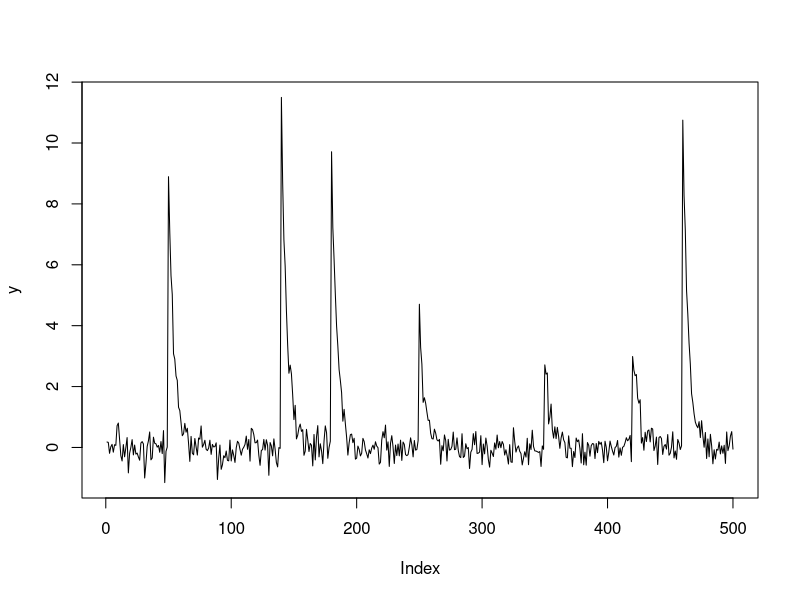

Source code (R): (Note: this script raises an error after producing the figure.)


library(truncnorm)

# data <- read.csv("data.csv", header = FALSE)
# str(data)
# head(data)
# plot(1:nrow(data), data$V1, type = "l")
# plot(1:length(data$V1[22000:28000]), data$V1[22000:28000], type = "l")
# y = data$V1[22000:28000]

## mixture ##
sim_data <- function(n, lambda, time_spike, b, gamma, prob, par)
{
  c = rep(0,n)
  s = rep(0,n)
  A = rep(0,n)
  s[time_spike] = 1
  
  k <- sample(1:length(prob), sum(s), prob, replace = TRUE)
  A[time_spike] <- rnorm(sum(s), par[k], 0.8)
  
  for(i in 2:n)
  {
    c[i] = gamma * c[i-1] + A[i] * s[i]
  }
  return(list("y" = b + c + rnorm(n, 0, 1/sqrt(lambda)), "c" = c, "s" = s, "A" = A, "k" = k))
}

data <- sim_data(n = 1000, lambda = 10, time_spike = c(100, 150, 400, 500, 700, 300, 600,850), 
                 gamma = 0.8, b = 2,
                 prob = c(0.1, 0.7, 0.2), par = c(0.6, 1, 2))

data <- sim_data(n = 500, lambda = 10, time_spike = c(50,140,180,250,350,420,460), 
                 gamma = 0.8, b = 0,
                 prob = c(0.4, 0.6), par = c(4, 10))

y = data$y 
plot(y, type = "l", main = "")

data$k
data$A[data$A>0]


loglik <- function(y, cc, s, A, b, gamma, lambda)
{
  n = length(y)
  sum(dnorm(y, mean = b + gamma * cc + A * s, sd = 1/sqrt(lambda), log = TRUE))
}


#logprior_A <- function(A, hyp_A1, hyp_A2) dgamma(A, hyp_A1, hyp_A2, log = TRUE)
# modificare!!!

logprior_gamma <- function(gamma, hyp_gamma1, hyp_gamma2) dbeta(gamma, hyp_gamma1, hyp_gamma2, log = TRUE)
# logprior_b_lambda <- function(b, lambda, hyp_b1, hyp_b2, hyp_lambda1, hyp_lambda2)
# {
#   dnorm(b, mean = hyp_b1, sd = 1 / sqrt(hyp_b2 * lambda), log = TRUE) + dgamma(lambda, hyp_lambda1, hyp_lambda2, log = TRUE)
# }

logpost <- function(y, cc, s, A, b, gamma, lambda, 
                    # hyp_A1, hyp_A2, 
                    hyp_gamma1, hyp_gamma2
                    # hyp_lambda1, hyp_lambda2, hyp_b1, hyp_b2
                    )
{
  loglik(y = y, cc = cc, s = s, A = A, b = b, gamma = gamma, lambda = lambda) + #logprior_A(A, hyp_A1, hyp_A2) + 
    logprior_gamma(gamma, hyp_gamma1, hyp_gamma2)# + 
   # logprior_b_lambda(b, lambda, hyp_b1, hyp_b2, hyp_lambda1, hyp_lambda2)
}



#---------------------# #---------------------# #---------------------# #---------------------# 
#---------------------# #---------------------# #---------------------# #---------------------# 

marg <- function(y, b, c, gamma, sigma2, psi2)
{
  2 * dnorm(y, mean = b + gamma * c, sd = sqrt(psi2 + sigma2)) * 
    (1 - pnorm(0, mean = psi2 / (sigma2 + psi2) * (y-b-gamma*c), sd = sqrt(sigma2 * psi2 / (sigma2 + psi2)) ) )
}


gamma_start = 0.8; b_start = 2
A_start = 5; tau2 = 0.0001
lambda_start = 10
c0 = 0; p = 0.005; alpha = 1
hyp_A1 = 3; hyp_A2 = 1; hyp_gamma1 = 5; hyp_gamma2 = 2
hyp_lambda1 = 10; hyp_lambda2 = 1; hyp_b1 = 1; hyp_b2 = 1
psi2 = 2

nrep=50
gibbs_calcium <- function(nrep, y,
                          gamma_start = 0.8,  b_start = 2, A_start = 5,
                          tau2 = 0.0001, lambda_start = 10, c0 = 0,
                          p = 0.005, 
                          alpha = 1, psi2 = 2,
                          hyp_A1 = 3, hyp_A2 = 1, hyp_gamma1 = 5, hyp_gamma2 = 2,
                          hyp_lambda1 = 10, hyp_lambda2 = 1, hyp_b1 = 1, hyp_b2 = 1,
                          eps_gamma, eps_A)
{
  n = length(y)
  # creo matrici di output
  out_c = matrix(NA, nrep, n+1)
  out_s = matrix(NA, nrep, n)
  out_p1 = matrix(NA, nrep, n)
  out_p0 = matrix(NA, nrep, n)
  out_A = matrix(NA, nrep, n) # contiene i valori A1,...,Ak
  out_b = rep(NA, nrep)
  out_gamma = rep(NA, nrep) 
  out_lambda = rep(NA, nrep)
  
  filter_mean = numeric(n)
  filter_var = numeric(n)
  
  cluster = matrix(0, nrep, n) 
  
  # inizializzazione dei parametri
  out_c[1,] = 0
  out_c[,1] = c0
  out_s[1,] = 0
  out_A[,1] = 0
  out_b[1] = b_start
  out_gamma[1] = gamma_start
  out_lambda[1] = lambda_start
  
  cluster[1,] = 0 # vettore di lunghezza n con il cluster Zj
  
  
  for(i in 1:(nrep-1))
  {
    sigma2 = 1/out_lambda[i]

    # sampling di c
    filter_mean[1] = (sigma2 * (out_b[i] + out_gamma[i] * out_c[i,1] + out_A[i, cluster[i,1]+1]*out_s[i,1] ) + tau2 * y[1]) / (tau2 + sigma2)
    filter_var[1] = tau2 * sigma2 / (tau2 + sigma2)
    
    for(j in 2:n)
    {
      filter_mean[j] = (sigma2 * (out_gamma[i] * filter_mean[j-1] + out_A[i, cluster[i,j]+1] * out_s[i,j] ) + 
                          (filter_var[j-1] + tau2) * y[j]) / (filter_var[j-1] + tau2 + sigma2)
      filter_var[j] = ((filter_var[j-1] + tau2) * sigma2) / (filter_var[j-1] + tau2 + sigma2)
    }
    out_c[i+1,n+1] = rnorm(1, filter_mean[n], filter_var[n])
    
    for(j in (n-1):1)
    {
      back_mean = filter_mean[j] + out_gamma[i] * filter_var[j]/(filter_var[j] + tau2) * 
        (out_c[i+1,j+2] - out_gamma[i] * filter_mean[j] - out_A[i, cluster[i,j]+1] * out_s[i,j])
      back_var = filter_var[j] - out_gamma[i]^2 * filter_var[j]^2 / (filter_var[j] + tau2)
      out_c[i+1,j+1] = rnorm(1, back_mean, back_var)
    }
    
    # sampling di lambda (precision)
    z = y - out_gamma[i] * out_c[i+1,1:n] - out_A[i, cluster[i,j]+1] * out_s[i,]
    ssum = sum((z - mean(z))^2)
    out_lambda[i+1] = rgamma(1, hyp_lambda1 + n/2, 
                             hyp_lambda2 + .5 * ssum + .5 * n * hyp_b2 / (n + hyp_b2) * (mean(z) - hyp_b1)^2 )

    # sampling di b
    out_b[i+1] = rnorm(1, mean = (n * mean(z) + hyp_b2 * hyp_b1) / (n + hyp_b2),
                       sd = 1/ sqrt((n + hyp_b2) * out_lambda[i+1]) )
    #out_b[i+1] = out_b[i]
    
    # # MH per gamma: random walk
    oldgamma = out_gamma[i] 
    newgamma = oldgamma + runif(1, -eps_gamma, eps_gamma)
    ratio = exp( logpost(y = y, cc = out_c[i+1,1:n], s = out_s[i,],
                         A = out_A[i, cluster[i,]+1], gamma = newgamma,
                         b = out_b[i+1], lambda = out_lambda[i+1],
                         hyp_gamma1 = hyp_gamma1, hyp_gamma2 = hyp_gamma2) -
                  logpost(y = y, cc = out_c[i+1,1:n], s = out_s[i,],
                          A = out_A[i, cluster[i,]+1], gamma = oldgamma,
                          b = out_b[i+1], lambda = out_lambda[i+1],
                          hyp_gamma1 = hyp_gamma1, hyp_gamma2 = hyp_gamma2) )
    if(runif(1) < ratio) oldgamma = newgamma
    out_gamma[i+1] = oldgamma
    
    cluster[i+1,] = cluster[i,]
    for(j in 1:n)
    {
      clus_tmp = cluster[i+1,]
      clus_tmp[j] = NA
      pr0 = p * exp(-.5 / sigma2 * (y[j] - out_b[i] - out_gamma[i] * out_c[i+1,j])^2 )
      
      pr_new = (1-p) * alpha * marg(y = y[j], b = out_b[i+1], c = out_c[i+1,j], gamma = out_gamma[i+1], 
                                    sigma2 = sigma2, psi2 = 1)
        
      nj = sapply(sort(unique(clus_tmp[!is.na(clus_tmp) & clus_tmp>0])), function(x) sum(clus_tmp[-j][clus_tmp[-j]>0] == x))
      pr_clus = 0
      if(length(nj)>0)
      {
        pr_clus = sapply(sort(unique(clus_tmp[-j][clus_tmp[-j]>0])), 
                         function(x) dnorm(y[out_s[i+1,]>0][j], mean = out_b[i+1] + out_gamma[i+1] * out_c[i+1,j] + out_A[i+1,x], 
                                           sd = sqrt(sigma2)) ) * nj / (n-1+alpha)
      }
      clus_tmp[j] = sample( -1:(length(unique(clus_tmp[-j][clus_tmp[-j]>0]))+1), 1, prob = c(pr_new, pr0, pr_clus) )
    }
    
    # sampling di s
    # out_p1[i+1,] = exp(-.5 / sigma2 * (y - out_b[i] - out_gamma[i] * out_c[i,1:n] - AA)^2 ) * p
    # out_p0[i+1,] = exp(-.5 / sigma2 * (y - out_b[i] - out_gamma[i] * out_c[i,1:n])^2 ) * (1-p)
    # out_s[i+1,] = apply(cbind(out_p0[i+1,], out_p1[i+1,]), 1, function(x) sample(c(0,1), 1, prob = x))
    # 
    # cluster[i+1,] = cluster[i,]
    # cluster[i+1,][out_s[i+1,] == 0] = 0
    # out_A[i+1,] = out_A[i,]
    # 
    # # sampling del cluster 
    # for(j in 1:sum(out_s[i+1,]>0))
    # {
    #   # sampling del cluster
    #   clus_tmp = cluster[i+1,out_s[i+1,]>0]
    #   clus_tmp[j] = NA
    # 
    #   out_A[i+1, 1:(length(unique(clus_tmp[!is.na(clus_tmp) & clus_tmp>0])))] = out_A[i+1, sort(unique(clus_tmp[!is.na(clus_tmp) & clus_tmp>0])) ]
    #   
    #   
    #   clus_tmp[!is.na(clus_tmp) & clus_tmp>0] = as.numeric( factor( clus_tmp[!is.na(clus_tmp) & clus_tmp>0], 
    #                                                                 labels = 1:(length(unique(clus_tmp[clus_tmp>0]))-1) ) )
    #   
    #   nj = sapply(sort(unique(clus_tmp[!is.na(clus_tmp) & clus_tmp>0])), function(x) sum(clus_tmp[-j][clus_tmp[-j]>0] == x))
    #   prob_c = sapply(sort(unique(clus_tmp[-j][clus_tmp[-j]>0])), 
    #                   function(x) dnorm(y[out_s[i+1,]>0][j], mean = out_b[i+1] + out_gamma[i+1] * out_c[i+1,j] + out_A[i+1,x], 
    #                                     sd = sqrt(sigma2)) ) * nj / (n-1+alpha)
    # 
    #   prob_new = alpha / (n-1+alpha) * marg(y = y[out_s[i+1,]>0][j], b = out_b[i+1], c = out_c[i+1,j], gamma = out_gamma[i+1], 
    #                                   s = out_s[i+1,j], sigma2 = sigma2, psi2 = 1)
    #   
    #   clus_tmp[j] = sample( 1:(max(unique(clus_tmp[-j][clus_tmp[-j]>0]))+1), 1, prob = c(prob_c, prob_new) )
    #   
    #   cluster[i+1, out_s[i+1,]>0] = clus_tmp
    #   if(clus_tmp[j] == max(unique(clus_tmp[-j][clus_tmp[-j]>0]))+1) 
    #     {out_A[i+1,clus_tmp[j]] = rtruncnorm( 1, 
    #                                             a = 0, b = Inf, 
    #                                             mean = psi2 * (y[out_s[i+1,]>0][j] - out_b[i+1] - out_gamma[i+1] * out_c[i+1, j]) / (psi2 + sigma2),
    #                                             sd = sqrt(sigma2 * psi2 / (psi2 + sigma2) ) ) }
    #   
    # }
    
    # sampling di A
    out_A[i+1,] = NA
    nj = sapply(sort(unique(cluster[i+1,out_s[i+1,]>0])), function(x) sum(cluster[i+1,out_s[i+1,]>0] == x))
    sumj = sapply(sort(unique(cluster[i+1,out_s[i+1,]>0])), 
                  function(x) sum(y[cluster[i+1,] == x] - out_b[i+1] - out_gamma[i+1] * out_c[i+1,1:n][cluster[i+1,] == x]) )
    out_A[i+1, 1:length(unique(cluster[i+1,out_s[i+1,]>0]))] = rtruncnorm( length(unique(cluster[i+1,out_s[i+1,]>0])), 
                                                                           a = 0, b = Inf, mean = psi2 * sumj / (nj * psi2 + sigma2), 
                                                                           sd = sqrt(sigma2 * psi2 / (nj*psi2 + sigma2) ) )

    AA[out_s[i+1,]==1] = out_A[i+1, cluster[i+1, out_s[i+1,]==1]]
    
    
  }
  return(list(c = out_c, s = out_s, lambda = out_lambda, A = out_A, gamma = out_gamma, b = out_b, clus = cluster))
}




nrep = 2000
start <- Sys.time()
prova <- gibbs_calcium(nrep = nrep, y = y, 
                       lambda_start = 10, b_start = 0,
                       gamma_start = 0.8, A_start = 3,
                       eps_gamma = 0.05, 
                       eps_A = 0.17)
end <- Sys.time()
end - start
str(prova)

n = length(y)
burnin = 1:500
plot(1:nrep, prova$lambda, type = "l", main = "lambda")
lines(1:nrep, cumsum(prova$lambda)/1:nrep, col = 2)
abline(h=10, col = "blue")

plot(1:nrep, prova$b, type = "l", main = "b")
lines(1:nrep, cumsum(prova$b)/1:nrep, col = 2)
abline(h=0, col = "blue")

plot(1:nrep, prova$gamma, type = "l", main = "gamma")
lines(1:nrep, cumsum(prova$gamma)/1:nrep, col = 2)
abline(h=0.8, col = "blue")


apply(prova$A, 2, function(x) sum(!is.na(x)))
plot(1:nrep, prova$A[,1], type = "l", main = "A")
lines(1:nrep, cumsum(prova$A[,1])/1:nrep, col = 2)

plot(1:nrep, prova$A[,2], type = "l", main = "A")
lines(1:nrep, cumsum(prova$A[,2])/1:nrep, col = 2)

plot(1:n, y, type = "l")
AA = matrix(0,nrep,n)
AA[prova$clus>0] = prova$A[prova$clus[prova$clus>0]]
lines(1:n, mean(prova$gamma[-burnin]) * colMeans(prova$c[-burnin,1:n]) + mean(prova$b[-burnin]) + 
        (colMeans(prova$s[-burnin,])>0.6) * colMeans(AA[-burnin,]),
     col = 2)

str(AA)

n = length(y)
plot(1:n, y, type = "l")
lines(1:n, colMeans(prova$c[-burnin,1:n]) + mean(prova$b[-burnin]), col = "blue", lty = 2)
abline(v = which(colMeans(prova$s[-burnin,])>0.6), lty = 3, col = 2)


which(colMeans(prova$s[-burnin,])>0.6)
#c(50,140,180,250,350,420,460)
